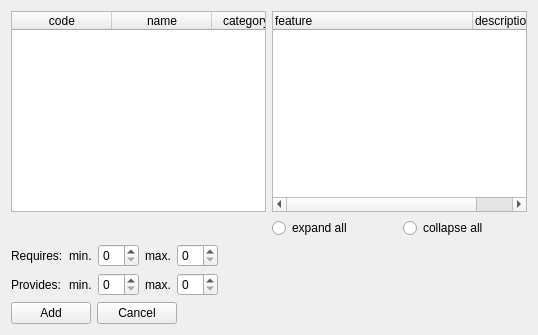
<?xml version="1.0" encoding="UTF-8"?>
<ui version="4.0">
 <class>components_features_add_form</class>
 <widget class="QWidget" name="components_features_add_form">
  <property name="geometry">
   <rect>
    <x>0</x>
    <y>0</y>
    <width>538</width>
    <height>335</height>
   </rect>
  </property>
  <property name="windowTitle">
   <string>Add a component/feature link</string>
  </property>
  <layout class="QGridLayout" name="gridLayout">
   <item row="4" column="0">
    <layout class="QHBoxLayout" name="horizontalLayout">
     <item>
      <widget class="QPushButton" name="link">
       <property name="text">
        <string>Add</string>
       </property>
       <property name="form" stdset="0">
        <string notr="true">_CLOSE_</string>
       </property>
       <property name="action" stdset="0">
        <string notr="true">createComponentFeature ComponentFeature {component{id={component.selected}};feature{id={feature.selected}}; min_requires{{main.min_requires}}; max_requires{{main.max_requires}}; min_provides{{main.min_provides}}; max_provides{{main.max_provides}}}</string>
       </property>
      </widget>
     </item>
     <item>
      <widget class="QPushButton" name="cancel">
       <property name="text">
        <string>Cancel</string>
       </property>
       <property name="form" stdset="0">
        <string notr="true">_CLOSE_</string>
       </property>
      </widget>
     </item>
     <item>
      <spacer name="horizontalSpacer">
       <property name="orientation">
        <enum>Qt::Horizontal</enum>
       </property>
       <property name="sizeHint" stdset="0">
        <size>
         <width>40</width>
         <height>20</height>
        </size>
       </property>
      </spacer>
     </item>
    </layout>
   </item>
   <item row="1" column="0">
    <layout class="QGridLayout" name="gridLayout_2">
     <item row="2" column="1">
      <layout class="QHBoxLayout" name="horizontalLayout_4">
       <item>
        <widget class="QRadioButton" name="ignore_expand_feats">
         <property name="text">
          <string>expand all</string>
         </property>
        </widget>
       </item>
       <item>
        <widget class="QRadioButton" name="ignore_collapse_feats">
         <property name="text">
          <string>collapse all</string>
         </property>
        </widget>
       </item>
      </layout>
     </item>
     <item row="0" column="1">
      <widget class="QTreeWidget" name="feature">
       <property name="itemsExpandable">
        <bool>true</bool>
       </property>
       <property name="action" stdset="0">
        <string notr="true">FeatureHierarchyRequest feature {id=1}</string>
       </property>
       <attribute name="headerDefaultSectionSize">
        <number>200</number>
       </attribute>
       <column>
        <property name="text">
         <string>feature</string>
        </property>
       </column>
       <column>
        <property name="text">
         <string>description</string>
        </property>
       </column>
      </widget>
     </item>
     <item row="2" column="0">
      <layout class="QHBoxLayout" name="horizontalLayout_3"/>
     </item>
     <item row="0" column="0">
      <widget class="QTableWidget" name="component">
       <property name="horizontalScrollBarPolicy">
        <enum>Qt::ScrollBarAlwaysOff</enum>
       </property>
       <property name="alternatingRowColors">
        <bool>true</bool>
       </property>
       <property name="selectionMode">
        <enum>QAbstractItemView::SingleSelection</enum>
       </property>
       <property name="selectionBehavior">
        <enum>QAbstractItemView::SelectRows</enum>
       </property>
       <property name="showGrid">
        <bool>true</bool>
       </property>
       <property name="gridStyle">
        <enum>Qt::DotLine</enum>
       </property>
       <property name="sortingEnabled">
        <bool>true</bool>
       </property>
       <property name="action" stdset="0">
        <string notr="true">ComponentListRequest component {}</string>
       </property>
       <property name="synonym:component" stdset="0">
        <string>row</string>
       </property>
       <attribute name="horizontalHeaderShowSortIndicator" stdset="0">
        <bool>true</bool>
       </attribute>
       <attribute name="verticalHeaderStretchLastSection">
        <bool>false</bool>
       </attribute>
       <column>
        <property name="text">
         <string>code</string>
        </property>
       </column>
       <column>
        <property name="text">
         <string>name</string>
        </property>
       </column>
       <column>
        <property name="text">
         <string>categoryName</string>
        </property>
       </column>
       <column>
        <property name="text">
         <string>manufacturerName</string>
        </property>
       </column>
       <column>
        <property name="text">
         <string>mfgCode</string>
        </property>
       </column>
       <column>
        <property name="text">
         <string>webPage</string>
        </property>
       </column>
       <column>
        <property name="text">
         <string>description</string>
        </property>
       </column>
       <column>
        <property name="text">
         <string>price</string>
        </property>
       </column>
      </widget>
     </item>
    </layout>
   </item>
   <item row="2" column="0">
    <layout class="QFormLayout" name="formLayout">
     <property name="fieldGrowthPolicy">
      <enum>QFormLayout::AllNonFixedFieldsGrow</enum>
     </property>
     <item row="1" column="0">
      <widget class="QLabel" name="label_requires">
       <property name="text">
        <string>Requires:</string>
       </property>
      </widget>
     </item>
     <item row="1" column="1">
      <layout class="QHBoxLayout" name="horizontalLayout_5">
       <item>
        <widget class="QLabel" name="label_min_requires">
         <property name="text">
          <string>min.</string>
         </property>
         <property name="buddy">
          <cstring>min_requires</cstring>
         </property>
        </widget>
       </item>
       <item>
        <widget class="QSpinBox" name="min_requires"/>
       </item>
       <item>
        <widget class="QLabel" name="label_max_requires">
         <property name="text">
          <string>max.</string>
         </property>
         <property name="buddy">
          <cstring>max_requires</cstring>
         </property>
        </widget>
       </item>
       <item>
        <widget class="QSpinBox" name="max_requires"/>
       </item>
       <item>
        <spacer name="horizontalSpacer_2">
         <property name="orientation">
          <enum>Qt::Horizontal</enum>
         </property>
         <property name="sizeHint" stdset="0">
          <size>
           <width>40</width>
           <height>20</height>
          </size>
         </property>
        </spacer>
       </item>
      </layout>
     </item>
     <item row="2" column="0">
      <widget class="QLabel" name="label_7">
       <property name="text">
        <string>Provides:</string>
       </property>
      </widget>
     </item>
     <item row="2" column="1">
      <layout class="QHBoxLayout" name="horizontalLayout_6">
       <item>
        <widget class="QLabel" name="label_min_provides">
         <property name="text">
          <string>min.</string>
         </property>
         <property name="buddy">
          <cstring>min_provides</cstring>
         </property>
        </widget>
       </item>
       <item>
        <widget class="QSpinBox" name="min_provides"/>
       </item>
       <item>
        <widget class="QLabel" name="label_max_provides">
         <property name="text">
          <string>max.</string>
         </property>
         <property name="buddy">
          <cstring>max_provides</cstring>
         </property>
        </widget>
       </item>
       <item>
        <widget class="QSpinBox" name="max_provides"/>
       </item>
       <item>
        <spacer name="horizontalSpacer_3">
         <property name="orientation">
          <enum>Qt::Horizontal</enum>
         </property>
         <property name="sizeHint" stdset="0">
          <size>
           <width>40</width>
           <height>20</height>
          </size>
         </property>
        </spacer>
       </item>
      </layout>
     </item>
    </layout>
   </item>
  </layout>
 </widget>
 <tabstops>
  <tabstop>feature</tabstop>
  <tabstop>ignore_expand_feats</tabstop>
  <tabstop>ignore_collapse_feats</tabstop>
  <tabstop>min_requires</tabstop>
  <tabstop>max_requires</tabstop>
  <tabstop>min_provides</tabstop>
  <tabstop>max_provides</tabstop>
  <tabstop>link</tabstop>
  <tabstop>cancel</tabstop>
 </tabstops>
 <resources>
  <include location="../configurator.qrc"/>
  <include location="../configurator.qrc"/>
 </resources>
 <connections>
  <connection>
   <sender>ignore_expand_feats</sender>
   <signal>clicked()</signal>
   <receiver>feature</receiver>
   <slot>expandAll()</slot>
   <hints>
    <hint type="sourcelabel">
     <x>396</x>
     <y>267</y>
    </hint>
    <hint type="destinationlabel">
     <x>305</x>
     <y>172</y>
    </hint>
   </hints>
  </connection>
  <connection>
   <sender>ignore_collapse_feats</sender>
   <signal>clicked()</signal>
   <receiver>feature</receiver>
   <slot>collapseAll()</slot>
   <hints>
    <hint type="sourcelabel">
     <x>526</x>
     <y>267</y>
    </hint>
    <hint type="destinationlabel">
     <x>446</x>
     <y>172</y>
    </hint>
   </hints>
  </connection>
 </connections>
</ui>
